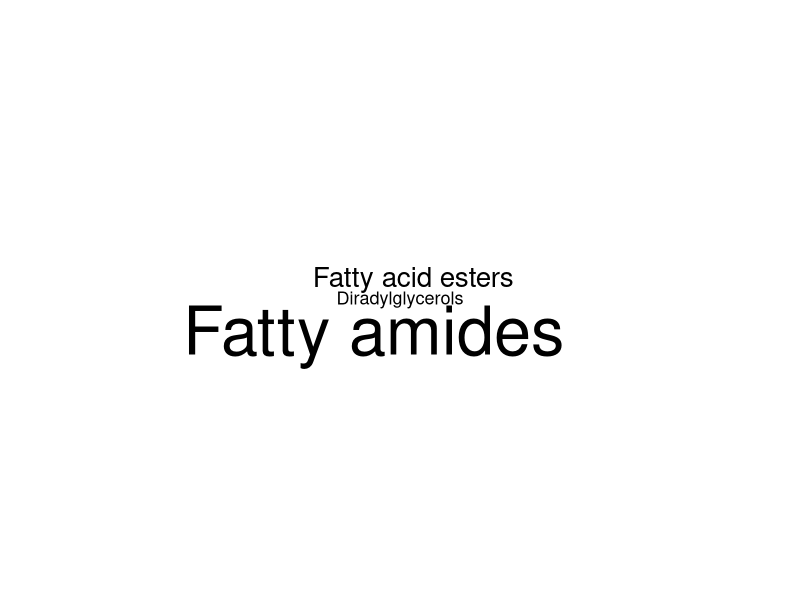
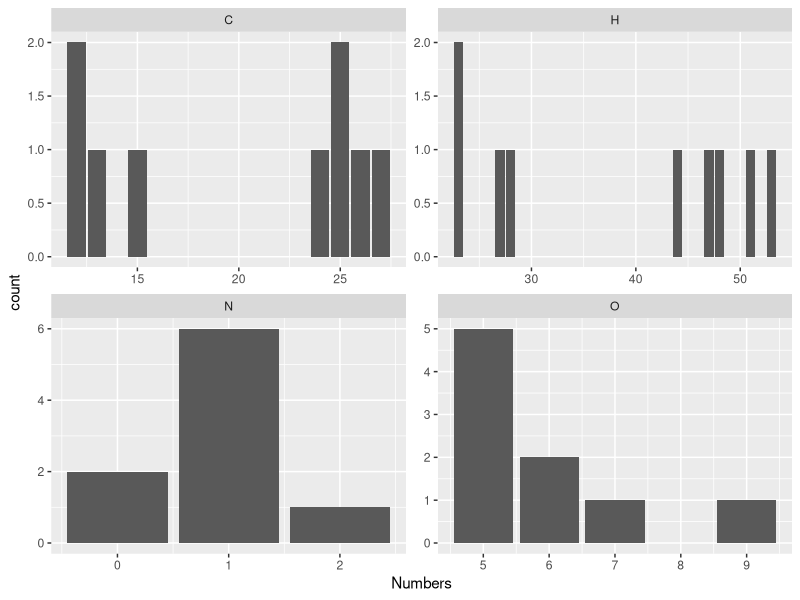
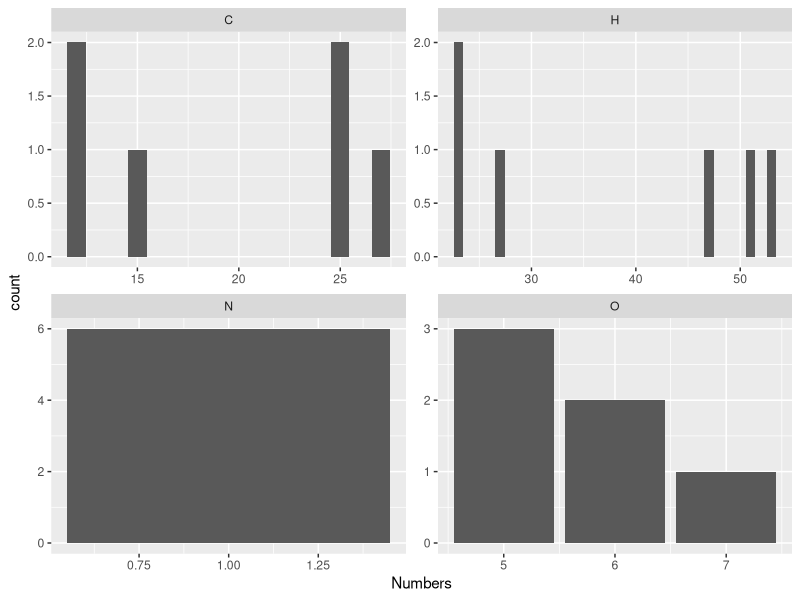
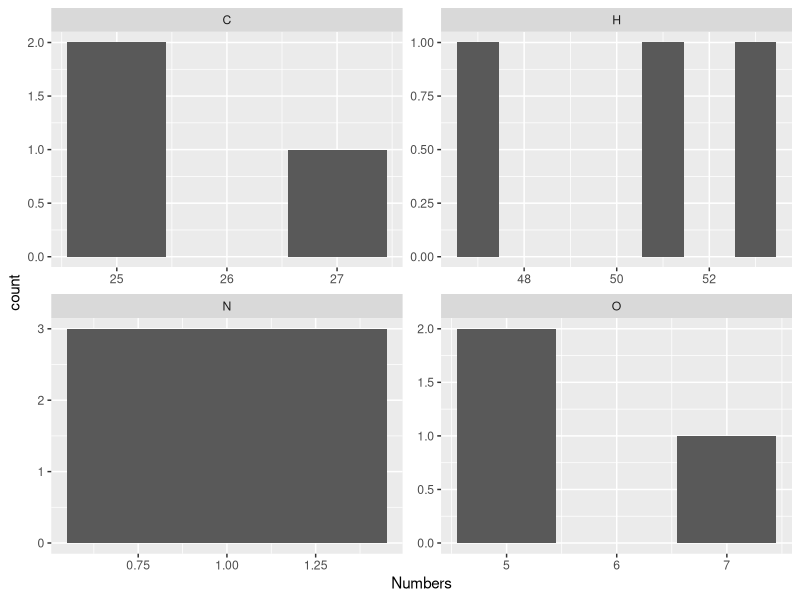
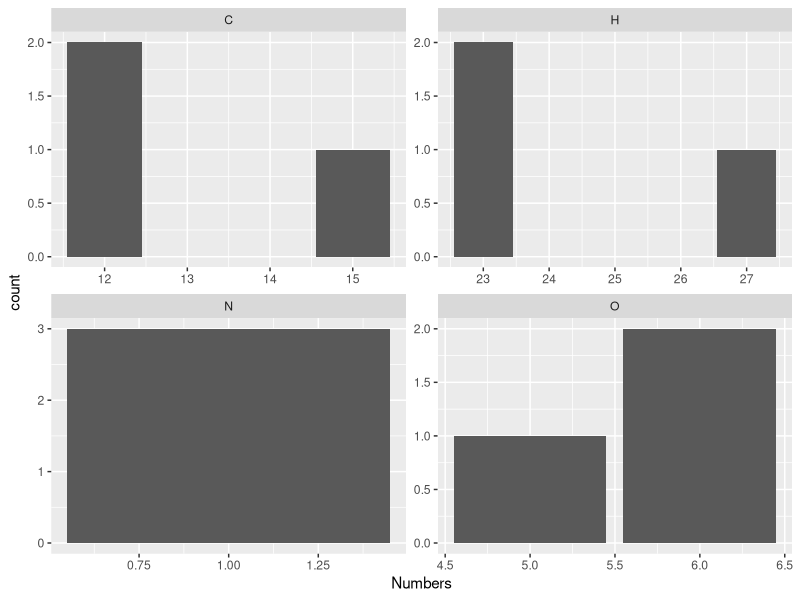
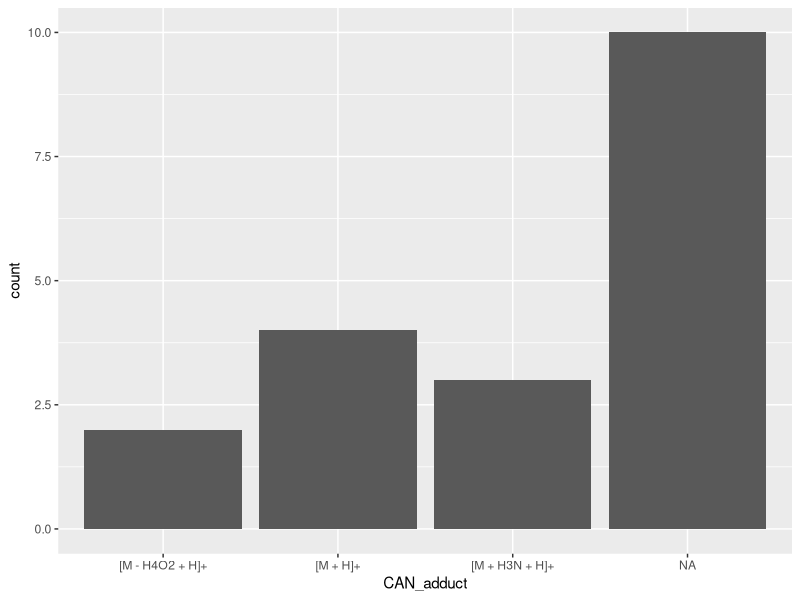
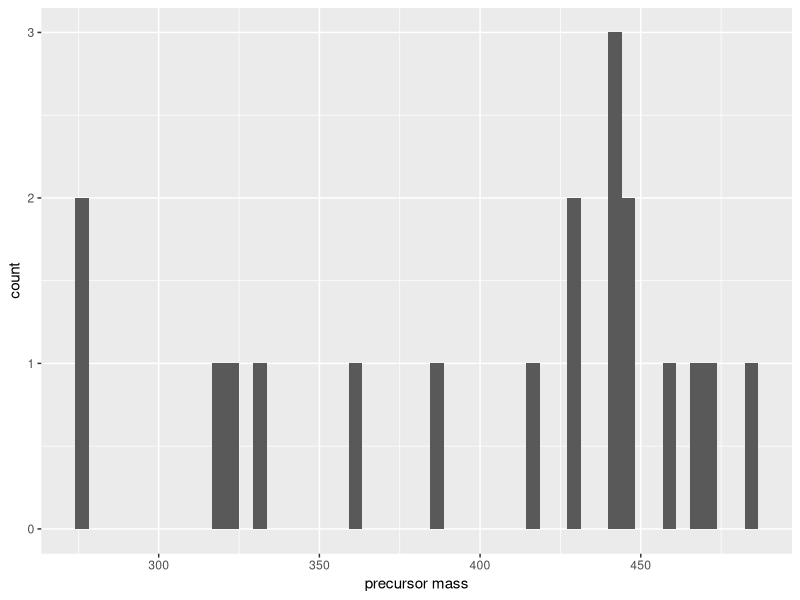
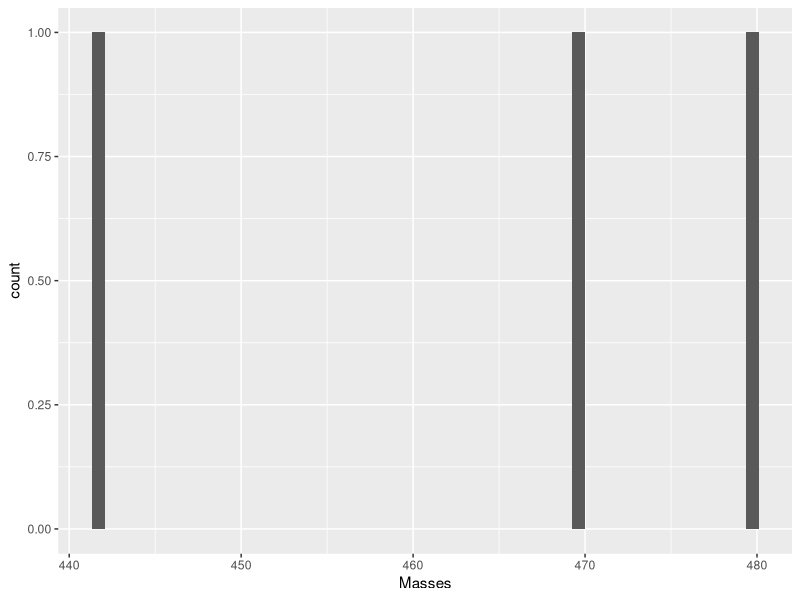

Recreate these plots in R, in order.
## ---- chunk 1
library(tidyverse)
library(wordcloud)

rm(list=ls(all=TRUE))
masses <- c(C = 12, H = 1.007825, N = 14.00307400443, O = 15.99491461957, P = 30.973761998, S = 31.9720711744)
## ---- chunk 2
node_annotations <- read_delim("mmvec sebumeter.csv")
## ---- chunk 3
node_annotations$componentindex %>% sort() %>% unique()
## ---- chunk 4
node_annotations %>% colnames() %>% sort()
## ---- chunk 5
node_annotations %>% 
  select(starts_with("CAN_")) %>% 
  lapply(sort) %>% lapply(unique)
## ---- chunk 6
word_freq <- tibble(
  Words = node_annotations$CAN_subclass
) %>% 
  filter(!is.na(Words)) %>% 
  mutate(Words = Words %>% str_remove_all("\"")) %>% 
  group_by(Words) %>% 
  summarize(Freq = n()) %>% 
  arrange(-Freq)

word_freq
## ---- chunk 7
wordcloud(word_freq$Words, word_freq$Freq, min.freq = 1)
## ---- chunk 8
node_annotations %>% 
  select(starts_with("CAN")) %>% 
  lapply(sort) %>% lapply(unique)
## ---- chunk 9
parse_formula <- function(x) {
  if (is.na(x)) tibble() else {
    elements <- x %>% str_remove_all("[0-9]") %>% str_split("") %>% unlist()
    numbers  <- x %>% str_split("[A-Z]") %>% unlist %>% 
      .[2:length(.)] %>% if_else(. == "", "1", .) %>% as.integer()
    tibble(Elements = elements, Numbers = numbers)
  }
}

formula_distribution <- node_annotations %>% 
  mutate(
    Parsed_Formula = CAN_molecularFormula %>% map(parse_formula)
  ) %>% 
  select(Shared_Name = `shared name`, CAN_molecularFormula, Parsed_Formula) %>% 
  unnest(Parsed_Formula) %>% 
  pivot_wider(names_from = Elements, values_from = Numbers, values_fill = 0)

formula_distribution
## ---- chunk 10
formula_distribution %>% 
  pivot_longer(all_of(c("C", "H", "N", "O")), names_to = "Elements", values_to = "Numbers") %>% 
  ggplot() +
  geom_bar(aes(Numbers)) +
  facet_wrap("Elements", scales = "free")
## ---- chunk 11
formula_distribution %>% 
  filter(N == 1) %>% 
  pivot_longer(all_of(c("C", "H", "N", "O")), names_to = "Elements", values_to = "Numbers") %>% 
  ggplot() +
  geom_bar(aes(Numbers)) +
  facet_wrap("Elements", scales = "free")
## ---- chunk 12
formula_distribution %>% 
  filter(N == 1 & C > 20) %>% 
  pivot_longer(all_of(c("C", "H", "N", "O")), names_to = "Elements", values_to = "Numbers") %>% 
  ggplot() +
  geom_bar(aes(Numbers)) +
  facet_wrap("Elements", scales = "free")
## ---- chunk 13
consensus_formula <- formula_distribution %>% 
  filter(N == 1 & C > 20) %>% 
  pivot_longer(all_of(c("C", "H", "N", "O")), names_to = "Elements", values_to = "Numbers") %>% 
  group_by(Elements, Numbers) %>% 
  summarise(N = n(), .groups = "drop_last") %>% 
  arrange(-N) %>% 
  summarise(Numbers = Numbers[1])

consensus_formula
## ---- chunk 14
consensus_formula %>% 
  mutate(Element_Number = str_c(Elements, Numbers)) %>% 
  pull(Element_Number) %>% 
  str_c(collapse = "")
## ---- chunk 15
consensus_formula %>% 
  mutate(Masses = masses[Elements] * Numbers) %>% 
  .$Masses %>% sum()
## ---- chunk 16
formula_distribution %>% 
  filter(N == 1 & C < 20) %>% 
  pivot_longer(all_of(c("C", "H", "N", "O")), names_to = "Elements", values_to = "Numbers") %>% 
  ggplot() +
  geom_bar(aes(Numbers)) +
  facet_wrap("Elements", scales = "free")
## ---- chunk 17
consensus_formula <- formula_distribution %>% 
  filter(N == 1 & C < 20) %>% 
  pivot_longer(all_of(c("C", "H", "N", "O")), names_to = "Elements", values_to = "Numbers") %>% 
  group_by(Elements, Numbers) %>% 
  summarise(N = n(), .groups = "drop_last") %>% 
  arrange(-N) %>% 
  summarise(Numbers = Numbers[1])

consensus_formula
## ---- chunk 18
consensus_formula %>% 
  mutate(Element_Number = str_c(Elements, Numbers)) %>% 
  pull(Element_Number) %>% 
  str_c(collapse = "")
## ---- chunk 19
consensus_formula %>% 
  mutate(Masses = masses[Elements] * Numbers) %>% 
  .$Masses %>% sum()
## ---- chunk 20
node_annotations %>% 
  ggplot() +
  geom_bar(aes(CAN_adduct))
## ---- chunk 21
node_annotations %>% 
  ggplot() +
  geom_histogram(aes(`precursor mass`), bins = 50)
## ---- chunk 22
formula_distribution %>% 
  filter(N == 1 & C > 20) %>% 
  pivot_longer(all_of(c("C", "H", "N", "O")), names_to = "Elements", values_to = "Numbers") %>% 
  mutate(Masses = masses[Elements] * Numbers) %>% 
  group_by(Shared_Name) %>% 
  summarise(Masses = sum(Masses)) %>% 
  ggplot() +
  geom_histogram(aes(Masses), bins = 50)
## ---- chunk 23
formula_distribution %>% 
  filter(N == 1 & C < 20) %>% 
  pivot_longer(all_of(c("C", "H", "N", "O")), names_to = "Elements", values_to = "Numbers") %>% 
  mutate(Masses = masses[Elements] * Numbers) %>% 
  group_by(Shared_Name) %>% 
  summarise(Masses = sum(Masses)) %>% 
  ggplot() +
  geom_histogram(aes(Masses), bins = 50)
